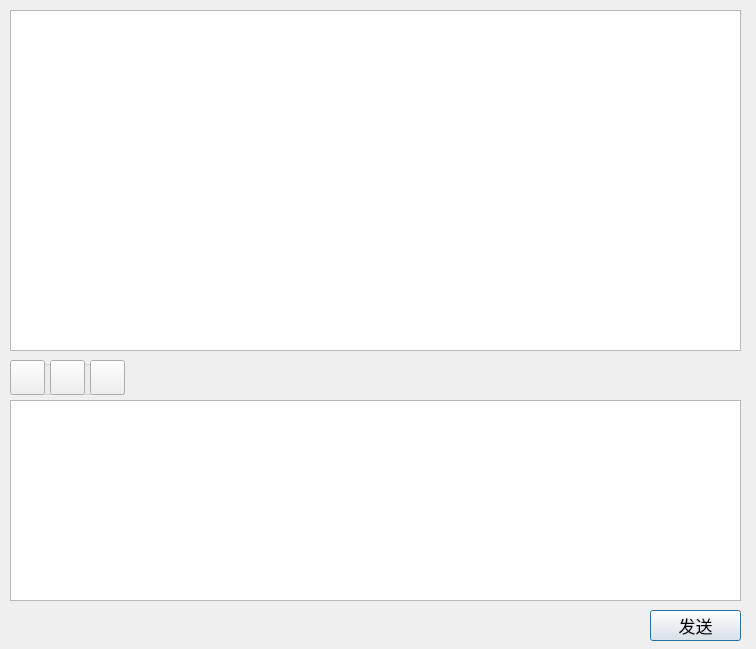
<?xml version="1.0" encoding="UTF-8"?>
<ui version="4.0">
 <class>ChatDialog</class>
 <widget class="QDialog" name="ChatDialog">
  <property name="geometry">
   <rect>
    <x>0</x>
    <y>0</y>
    <width>756</width>
    <height>649</height>
   </rect>
  </property>
  <property name="windowTitle">
   <string>Dialog</string>
  </property>
  <widget class="QTextBrowser" name="tb_chat">
   <property name="geometry">
    <rect>
     <x>10</x>
     <y>10</y>
     <width>731</width>
     <height>341</height>
    </rect>
   </property>
  </widget>
  <widget class="QTextEdit" name="te_chat">
   <property name="geometry">
    <rect>
     <x>10</x>
     <y>400</y>
     <width>731</width>
     <height>201</height>
    </rect>
   </property>
  </widget>
  <widget class="QPushButton" name="pb_send">
   <property name="geometry">
    <rect>
     <x>650</x>
     <y>610</y>
     <width>91</width>
     <height>31</height>
    </rect>
   </property>
   <property name="font">
    <font>
     <pointsize>13</pointsize>
    </font>
   </property>
   <property name="text">
    <string>发送</string>
   </property>
  </widget>
  <widget class="QGroupBox" name="groupBox">
   <property name="geometry">
    <rect>
     <x>10</x>
     <y>360</y>
     <width>115</width>
     <height>35</height>
    </rect>
   </property>
   <property name="title">
    <string/>
   </property>
   <widget class="QPushButton" name="pb_tool1">
    <property name="geometry">
     <rect>
      <x>0</x>
      <y>0</y>
      <width>35</width>
      <height>35</height>
     </rect>
    </property>
    <property name="maximumSize">
     <size>
      <width>16777215</width>
      <height>16777215</height>
     </size>
    </property>
    <property name="text">
     <string/>
    </property>
   </widget>
   <widget class="QPushButton" name="pb_tool2">
    <property name="geometry">
     <rect>
      <x>40</x>
      <y>0</y>
      <width>35</width>
      <height>35</height>
     </rect>
    </property>
    <property name="maximumSize">
     <size>
      <width>16777215</width>
      <height>16777215</height>
     </size>
    </property>
    <property name="text">
     <string/>
    </property>
   </widget>
   <widget class="QPushButton" name="pb_tool3">
    <property name="geometry">
     <rect>
      <x>80</x>
      <y>0</y>
      <width>35</width>
      <height>35</height>
     </rect>
    </property>
    <property name="maximumSize">
     <size>
      <width>16777215</width>
      <height>16777215</height>
     </size>
    </property>
    <property name="text">
     <string/>
    </property>
   </widget>
  </widget>
 </widget>
 <resources/>
 <connections/>
</ui>
